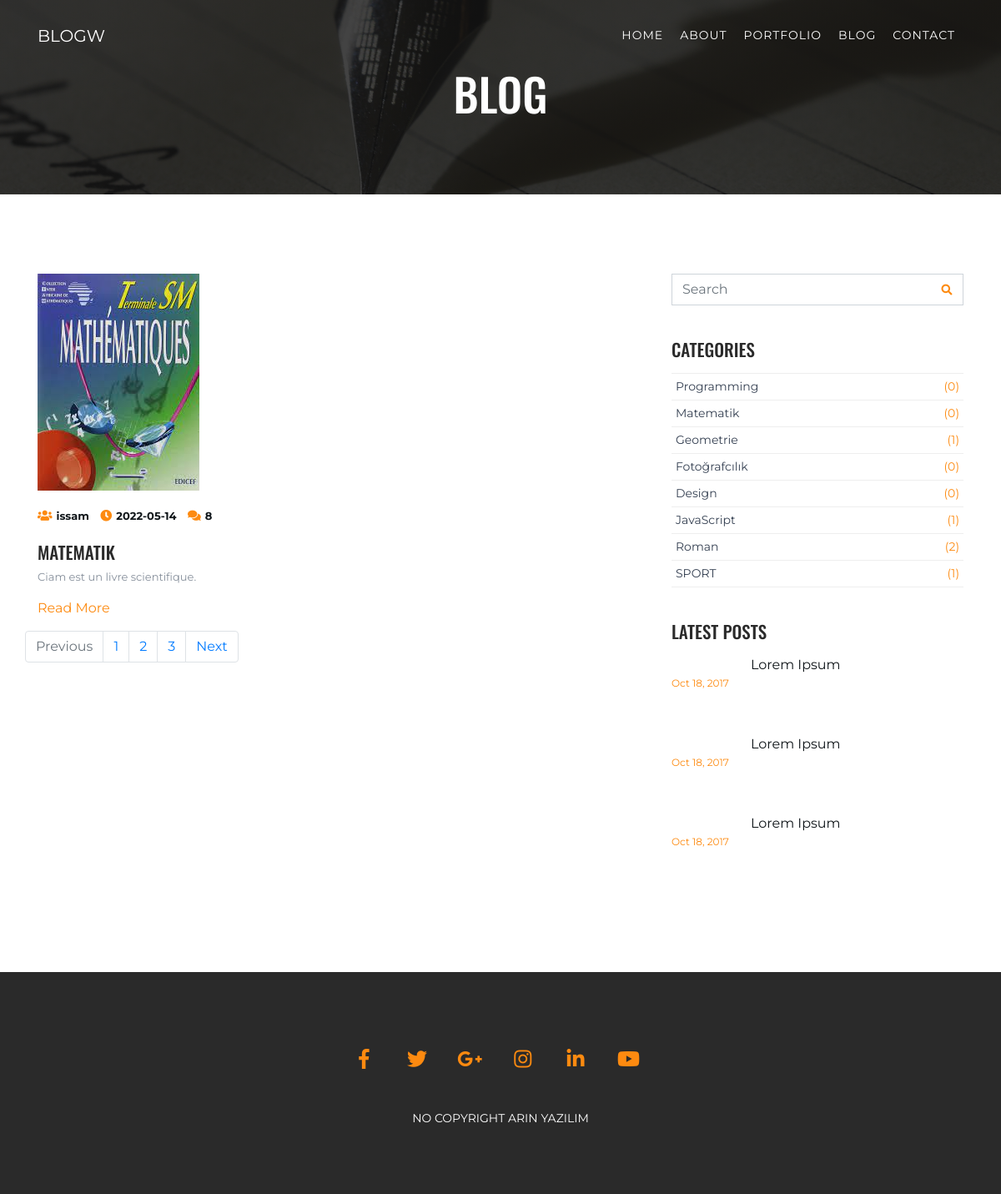
The app's page /category.php?cool=Geometrie with its own data.
### tables this page shows
CREATE TABLE `posts` (
  `post_id` int(10) NOT NULL,
  `post_category` varchar(31) NOT NULL,
  `post_title` varchar(100) NOT NULL,
  `post_author` varchar(100) NOT NULL,
  `post_date` date NOT NULL,
  `post_comment_number` int(10) NOT NULL,
  `post_image` text NOT NULL,
  `post_text` text NOT NULL,
  `post_tags` text NOT NULL,
  `post_hits` int(10) NOT NULL
);

CREATE TABLE `categories` (
  `category_id` int(3) NOT NULL,
  `category_name` varchar(31) NOT NULL
);

### category.php (the view, shortened to what this page needs)
<?php
require("dinamik/header.php");
?>
<?php
require("dinamik/navigation.php");
?>
	<section class="page-image page-image-blog md-padding">
		<h1 class="text-white text-center">BLOG</h1>
	</section>
	<section id="blog" class="md-padding">
		<div class="container">
			<div class="row">
				<main id="main" class="col-md-8">
					<div class="row">
					<?php
                        if(isset($_GET["cool"])){
                            $post_category_selected = $_GET["cool"];
                        }
						$sql_sorgu = "SELECT * FROM posts WHERE post_category = '$post_category_selected' ";
						$butun_post = mysqli_query($conn, $sql_sorgu);
						while($row = mysqli_fetch_assoc($butun_post)){
							$post_id = $row["post_id"];
							$post_author = $row["post_author"];
							$post_tarih = $row["post_date"];
							$post_yorum = $row["post_comment_number"];
							$post_test = $row["post_text"];
							$post_resim = $row["post_image"];
							$post_title = strtoupper($row["post_title"]);
						?>
						<div class="col-md-6">
							<div class="blog">
								<div class="blog-img">
									<img src="img/<?php echo $post_resim;  ?>" class="img-fluid">
								</div>
								<div class="blog-content">
									<ul class="blog-meta">
										<li><i class="fas fa-users"></i><span class="writer"><?php echo $post_author; ?></span></li>
										<li><i class="fas fa-clock"></i><span class="writer"><?php echo $post_tarih; ?></span></li>
										<li><i class="fas fa-comments"></i><span class="writer"><?php echo $post_yorum; ?></span></li>
									</ul>
									<h3><?php echo $post_title; ?></h3>
									<p><?php echo $post_test; ?></p>
									<a href="blog-single.php?look=<?php echo $post_id; ?>">Read More</a>
								</div>
							</div>
						</div>
					<?php } ?>
					</div>
					<div class="row">
						<nav aria-label="Page navigation example">
							<ul class="pagination justify-content-center">
								<li class="page-item disabled">
								<a class="page-link" href="#" tabindex="-1">Previous</a>
								</li>
								<li class="page-item"><a class="page-link" href="#">1</a></li>
								<li class="page-item"><a class="page-link" href="#">2</a></li>
								<li class="page-item"><a class="page-link" href="#">3</a></li>
								<li class="page-item">
								<a class="page-link" href="#">Next</a>
								</li>
							</ul>
						</nav>
					</div>
				</main>
				<?php require("dinamik/sidebar.php"); ?>
			</div>
		</div>
	</section>
	<?php
require("dinamik/footer.php");
?>

### dinamik/sidebar.php (shortened to what this page needs)
<?php include("dinamik/db_blog.php");
?>
<aside id="aside" class="col-md-4">
                    <div class="widget">
						<div class="widget-search">
							<form action="./search.php" method="post">
								<input class="search-input form-control" name="search" type="text" placeholder="Search">
								<button class="search-btn" name="searchbtn" type="submit"><i class="fas fa-search"></i></button>
							</form>
						</div>
					</div>
					<div class="widget">
						<h3 class="mb-3">Categories</h3>
						<div class="widget-category">
							<?php
							$sql_sorgu = "SELECT * FROM categories";
							$butun_kategori = mysqli_query($conn, $sql_sorgu);
							while($row = mysqli_fetch_assoc($butun_kategori)){
								$category_name = $row["category_name"];
								$query2 = "SELECT * FROM posts WHERE post_category = '$category_name'";
								$send_category_query = mysqli_query($conn, $query2);
								$count_category_posts = mysqli_num_rows($send_category_query);
								echo "<a href='category.php?cool=$category_name'>{$row["category_name"]}<span>
								({$count_category_posts})</span></a>";
							}
							?>
						</div>
					</div>
					<div class="widget">
						<h3 class="mb-3">Latest Posts</h3>
						<div class="widget-post">
							<a href="#">
								<img class="img-fluid" src="./img/post1.jpg" alt="">Lorem Ipsum
							</a>
							<ul class="blog-meta">
								<li>Oct 18, 2017</li>
							</ul>
						</div>
						<div class="widget-post">
							<a href="#">
								<img src="./img/post2.jpg" alt="">Lorem Ipsum
							</a>
							<ul class="blog-meta">
								<li>Oct 18, 2017</li>
							</ul>
						</div>
						<div class="widget-post">
							<a href="#">
								<img src="./img/post3.jpg" alt="">Lorem Ipsum
							</a>
							<ul class="blog-meta">
								<li>Oct 18, 2017</li>
							</ul>
						</div>
					</div>
				</aside>

### css/style.css (style rules this page uses)
body { font-family: 'Montserrat', sans-serif; font-size: 13px; overflow-x: hidden; color: #868f9b; }
h1,h2,h3,h4,h5,h6 { font-family: 'Oswald', sans-serif; margin-top: 0; color: #2a2a2a; }
h1 { font-size: 54px; }
h3 { font-size: 21px; }
a { color: #FD8A10; text-decoration: none; transition: .2s opacity; font-size: 16px; }
ul, ol { margin: 0; padding: 0; list-style: none; }
section { position: relative; }
.md-padding { padding-top: 80px; padding-bottom: 80px; }
.page-image { display: table; width: 100%; }
.page-image-blog { background: linear-gradient( rgba(20, 20, 20, .8), rgba(20, 20, 20, .8)), url("../img/blogBG.jpg"); background-repeat: no-repeat; background-size: cover; background-position: center; }
.blog { background-color: #fff; margin: 15px 0px; }
.blog .blog-content { padding: 10px 0px ; }
.blog .blog-meta { margin-bottom: 20px; }
.blog .blog-meta li { display: inline-block; font-size: 14px; margin-right: 10px; }
.blog .blog-meta li i { margin-right: 5px; color: #FD8A10; }
#aside .widget { margin-bottom: 40px; }
.widget h3 { text-transform: uppercase; }
#aside .widget-search { position: relative; }
#aside .widget-search .search-input { padding-right: 50px; }
#aside .widget-search .search-btn { position: absolute; right: 0px; bottom: 0px; width: 40px; height: 40px; border: none; line-height: 40px; background-color: transparent; color: #FD8A10; }
.widget-category a { display: block; font-size: 14px; color: #354052; border-bottom: 1px solid #EEE; padding: 5px; }
.widget-category a:nth-child(1) { border-top: 1px solid #EEE; }
.widget-category a span { float: right; color: #FD8A10; }
.widget-post { min-height: 70px; margin-bottom: 25px; }
.widget-post a { display: block; color: #10161A; }
.widget-post .blog-meta { display: inline-block; }
.widget-post .blog-meta li { display: inline-block; margin-right: 5px; color: #FD8A10; font-size: 12px; }
span.writer { font-size: 13px; font-weight: 700; line-height: 14px; }
#aside { margin-top: 15px; }
#aside .widget-search .search-input { width: 100%; border-radius: 0; }
.blog { background-color: #FFF; margin: 15px 0px; }
.blog .blog-content { padding: 20px 20px 40px; }
.blog .blog-meta li { display: inline-block; font-size: 14px; color: #10161A; margin-right: 10px; }
.blog .blog-meta li i { color: #FD8A10; margin-right: 5px; }
#main .blog .blog-content { padding: 20px 0px 0px; }
.blog-content .fas { color: #FD8A10; }

### records on screen
posts: post_image (picture), post_author "issam", post_date "2022-05-14", post_comment_number "8", post_title "MATEMATIK", post_text "Ciam est un livre scientifique."
categories: category_name "Programming", count_category_posts "0"
categories: category_name "Matematik", count_category_posts "0"
categories: category_name "Geometrie", count_category_posts "1"
categories: category_name "Fotoğrafcılık", count_category_posts "0"
categories: category_name "Design", count_category_posts "0"
categories: category_name "JavaScript", count_category_posts "1"
categories: category_name "Roman", count_category_posts "2"
categories: category_name "SPORT", count_category_posts "1"
